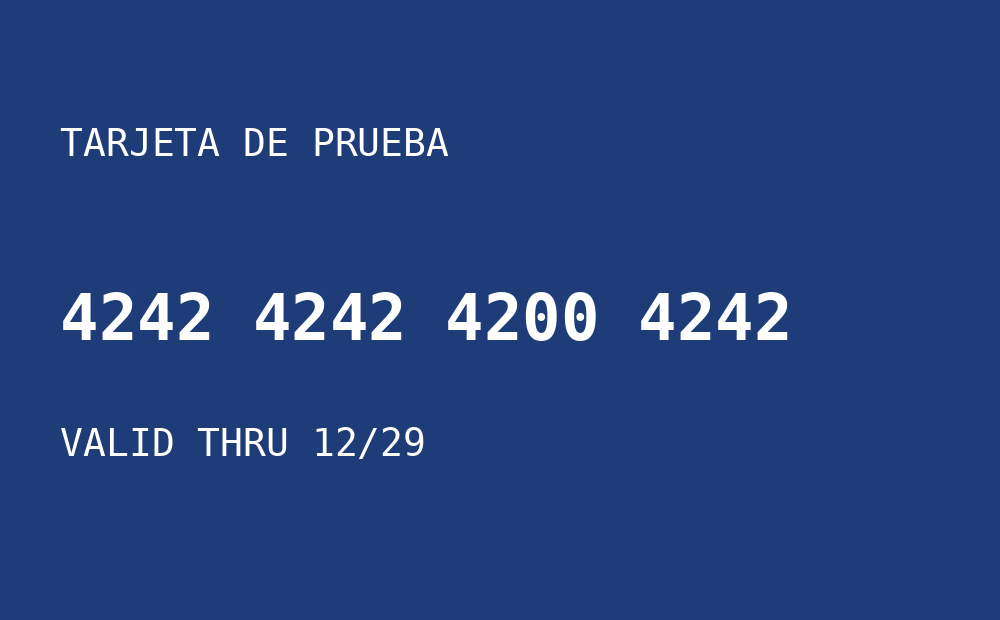
#> input picture ia/pruebas/variantes/v01_original.png, 1000 x 620 px
$ python make_variantes.py pruebas/variantes/v01_original.png pruebas/variantes/v02_rotada5.png
#> lines starting #> are read from the running program, lines starting #| are printed output that depends on the picture
"""
make_variantes.py - Crea versiones "maltratadas" de una tarjeta de prueba que imitan
problemas de una foto real: torcida, borrosa, oscura, pequeña, con ruido, con reflejo
y dentro de una foto más grande (la tarjeta sobre una mesa).

NO reemplaza las fotos reales con el celular: es un complemento para medir el OCR.

Uso:  python make_variantes.py tarjeta.png carpeta_salida
Crea las imágenes y un archivo esperado.csv (archivo, condición, número esperado)
que luego usa medir_ocr.py.
"""
import csv                                         # escribir el archivo esperado.csv
import os                                          # crear carpetas y unir rutas
import random                                      # números al azar (para el ruido)
import sys
from PIL import Image, ImageDraw, ImageEnhance, ImageFilter

EXPECTED = "4242424242004242"   # número de la tarjeta base (cámbialo si usas otra)


def on_table(card):
    """Pone la tarjeta pequeña y un poco girada sobre un fondo gris-café, como si
    fuera una foto de la tarjeta sobre una mesa."""
    bg = Image.new("RGB", (2400, 1800), (120, 105, 90))
    small = card.resize((1000, 620)).rotate(4, expand=True, fillcolor=(120, 105, 90))
    bg.paste(small, (700, 600))
    return bg


def with_glare(card):
    """Dibuja una mancha blanca semitransparente: imita el reflejo de una lámpara."""
    img = card.copy().convert("RGBA")
    layer = Image.new("RGBA", img.size, (0, 0, 0, 0))
    ImageDraw.Draw(layer).ellipse((550, 180, 900, 420), fill=(255, 255, 255, 150))
    return Image.alpha_composite(img, layer).convert("RGB")


def with_noise(card, amount=40):
    """Agrega puntos de ruido al azar: imita una foto con poca luz (granulada)."""
    img = card.copy()
    px = img.load()
    random.seed(1)                                # siempre el mismo ruido (pruebas repetibles)
    for _ in range(img.width * img.height // 6):
        x, y = random.randrange(img.width), random.randrange(img.height)
        r, g, b = px[x, y]
        n = random.randint(-amount, amount)
        px[x, y] = (max(0, min(255, r + n)), max(0, min(255, g + n)), max(0, min(255, b + n)))
    return img


# Lista de condiciones: (nombre del archivo, descripción, función que transforma la tarjeta).
# "lambda c: ..." es una función pequeña sin nombre que recibe la tarjeta c.
CONDITIONS = [
    ("v01_original.png",   "Limpia (generada)",           lambda c: c),
    ("v02_rotada5.png",    "Torcida 5 grados",            lambda c: c.rotate(5, expand=True, fillcolor="white")),
    ("v03_rotada12.png",   "Torcida 12 grados",           lambda c: c.rotate(12, expand=True, fillcolor="white")),
    ("v04_borrosa.png",    "Desenfocada (leve)",          lambda c: c.filter(ImageFilter.GaussianBlur(2))),
    ("v05_muyborrosa.png", "Desenfocada (fuerte)",        lambda c: c.filter(ImageFilter.GaussianBlur(5))),
    ("v06_oscura.png",     "Poca luz",                    lambda c: ImageEnhance.Brightness(c).enhance(0.35)),
    ("v07_ruido.png",      "Poca luz con ruido",          lambda c: with_noise(ImageEnhance.Brightness(c).enhance(0.5))),
    ("v08_pequena.png",    "Muy pequeña (de lejos)",      lambda c: c.resize((330, 205))),
    ("v09_reflejo.png",    "Reflejo sobre el número",     with_glare),
    ("v10_mesa.jpg",       "Sobre una mesa (foto grande)", on_table),
    ("v11_jpeg_baja.jpg",  "JPEG de baja calidad",        lambda c: c),
]

if __name__ == "__main__":
    src, out_dir = sys.argv[1], sys.argv[2]
    os.makedirs(out_dir, exist_ok=True)           # crea la carpeta si no existe
    card = Image.open(src).convert("RGB")
#> card is the input picture: PIL image 1000x620 RGB; mean R, G, B 36.8, 65.9, 124.1
    rows = []
    for name, desc, fn in CONDITIONS:
        img = fn(card)
        path = os.path.join(out_dir, name)
        # La v11 se guarda con calidad JPEG 15 (muy comprimida); las demás .jpg con 85.
        if name.endswith(".jpg"):
            img.save(path, quality=15 if "baja" in name else 85)
        else:
            img.save(path)
        rows.append([name, desc, EXPECTED])
        print("creada", path)
#> this loop made 11 passes
#> pass 2, `img = fn(card)`:
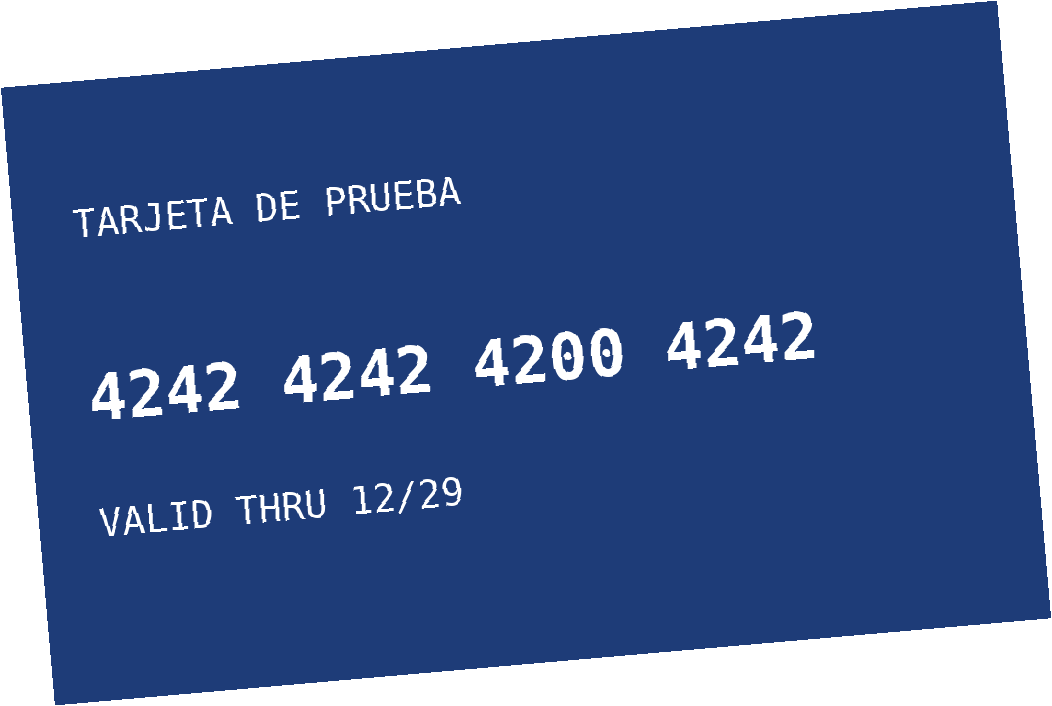
#> img: PIL image 1052x706 RGB; mean R, G, B 72.8, 97.1, 145.7
#> pass 3, `img = fn(card)`:
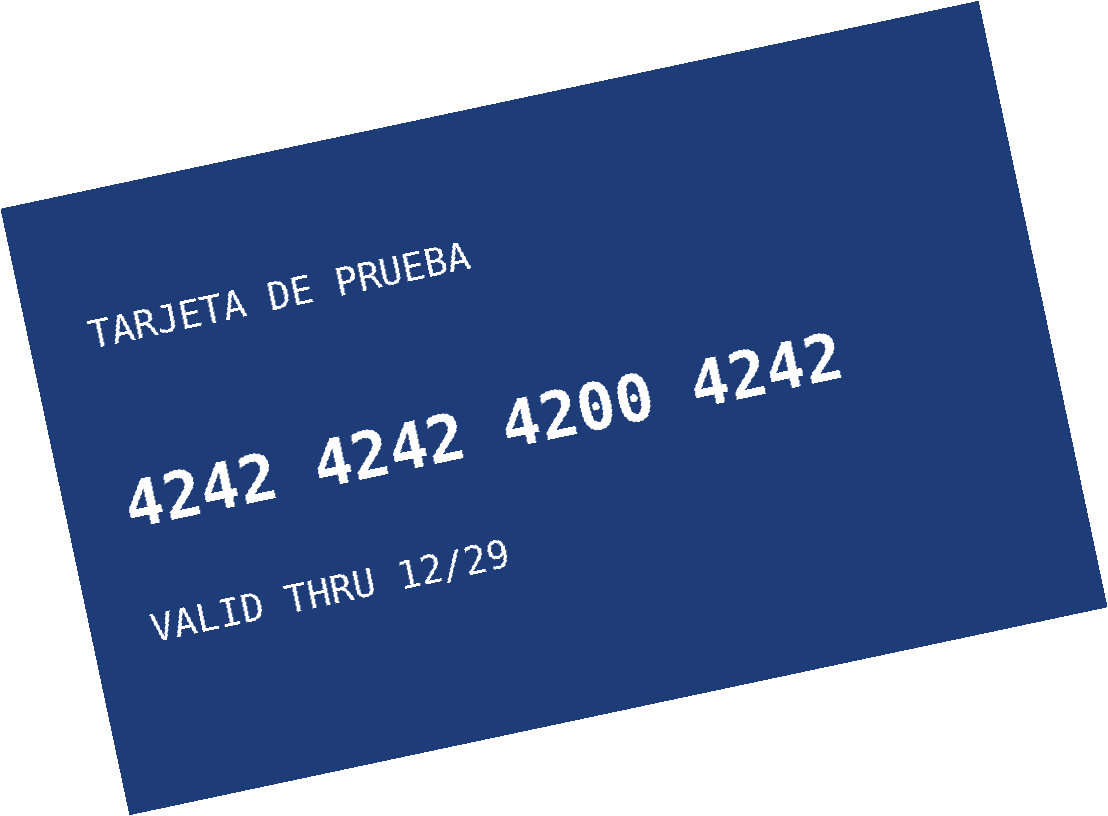
#> img: PIL image 1108x816 RGB; mean R, G, B 105.4, 125.3, 165.2
#> after the loop, rows = 11 items
    # esperado.csv: la "hoja de respuestas" que usará medir_ocr.py.
    with open(os.path.join(out_dir, "esperado.csv"), "w", newline="", encoding="utf-8") as f:
        w = csv.writer(f)
        w.writerow(["archivo", "condicion", "esperado"])
        w.writerows(rows)
    print("creado", os.path.join(out_dir, "esperado.csv"))
#| creado pruebas/variantes/v02_rotada5.png/esperado.csv
